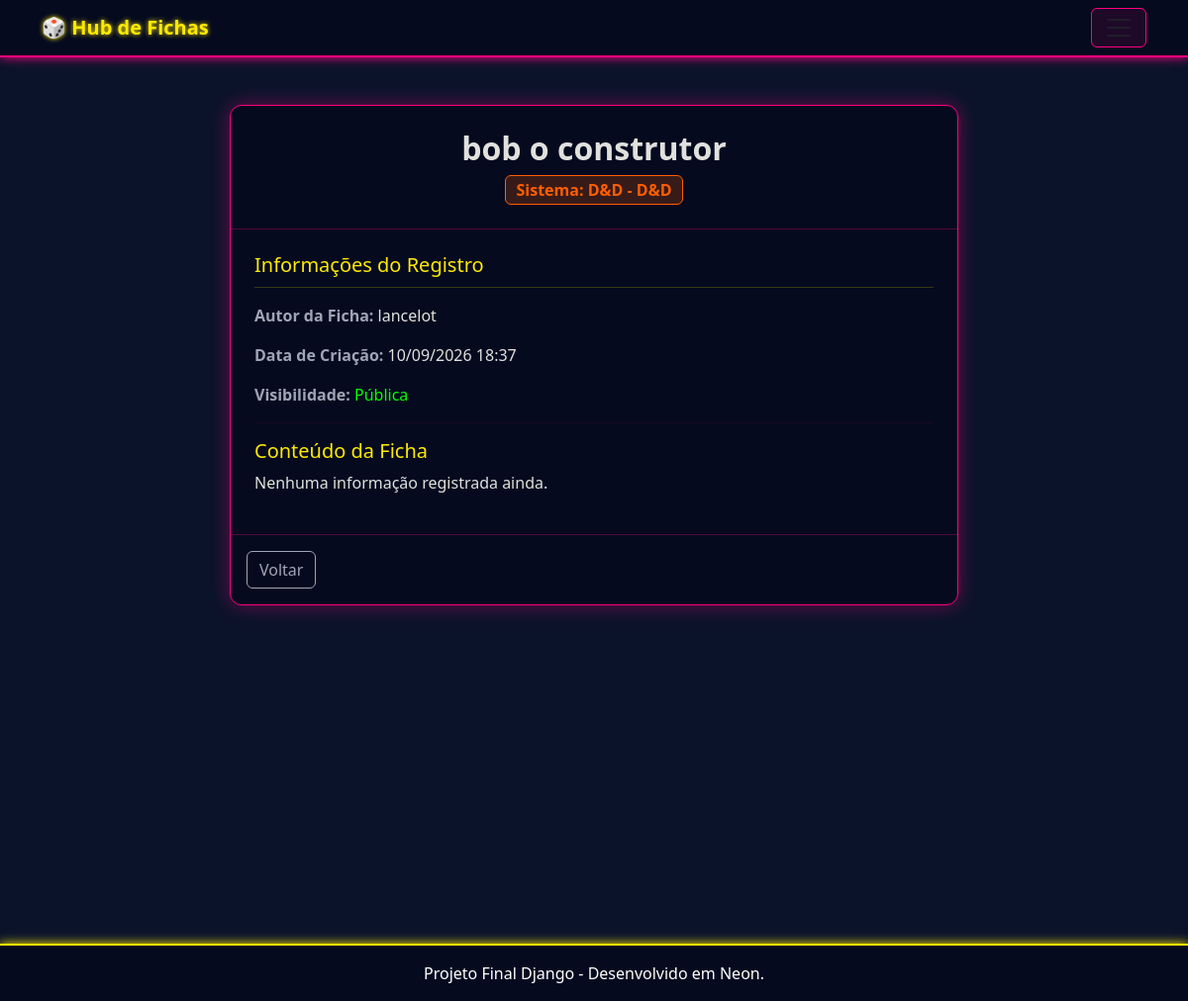
Screenshot of /ficha/3/ with the database file from the repository.
### fichas/models.py (models this page shows, shortened)
class Ficha(models.Model):
    nome_personagem = models.CharField(max_length=150)
    nome_jogo_customizado = models.CharField(
        max_length=100,
        blank=True,
        null=True,
        help_text="Preencha se o Template for 'Customizado'"
    )
    is_publica = models.BooleanField(default=False, help_text="Marque para expor na plataforma")
    template = models.ForeignKey(TemplateJogo, on_delete=models.CASCADE)
    autor = models.ForeignKey(User, on_delete=models.CASCADE)
    data_criacao = models.DateTimeField(auto_now_add=True)

class TemplateJogo(models.Model):
    nome = models.CharField(max_length=100, help_text="Ex: D&D, Zenless Zone Zero, Customizado")
    descricao = models.TextField(blank=True, null=True)

### fichas/views.py (the view)
# urls.py: path('ficha/<int:id>/', views.detalhes_ficha, name='detalhes_ficha'),
def detalhes_ficha(request, id):
    ficha = get_object_or_404(Ficha, id=id)
    return render(request, 'fichas/detalhes_ficha.html', {'ficha': ficha})

### fichas/templates/fichas/detalhes_ficha.html (shortened to what this page needs)
{% extends 'fichas/base.html' %}
{% block conteudo %}
<div class="row justify-content-center mt-5">
    <div class="col-md-8">
        <div class="card" style="background-color: #050a1f; border: 1px solid #ff007f; box-shadow: 0 0 20px rgba(255, 0, 127, 0.4); border-radius: 12px;">
            <div class="card-header text-center py-4" style="border-bottom: 1px solid rgba(255, 0, 127, 0.3);">
                <h2 class="mb-2" style="color: #e0e1dd; font-weight: bold;">{{ ficha.nome_personagem }}</h2>
                <span class="badge fs-6" style="background-color: rgba(255, 94, 0, 0.2); color: #ff5e00; border: 1px solid #ff5e00;">
                    Sistema: {{ ficha.template.nome }}
                    {% if ficha.nome_jogo_customizado %} - {{ ficha.nome_jogo_customizado }}{% endif %}
                </span>
            </div>
            <div class="card-body p-4" style="color: #a0a5b5;">
                <h5 style="color: #ffea00; border-bottom: 1px solid rgba(255, 234, 0, 0.2); padding-bottom: 10px;">Informações do Registro</h5>
                <p class="mt-3"><strong>Autor da Ficha:</strong> <span style="color: #e0e1dd;">{{ ficha.autor.username }}</span></p>
                <p><strong>Data de Criação:</strong> <span style="color: #e0e1dd;">{{ ficha.data_criacao|date:"d/m/Y H:i" }}</span></p>
                <p><strong>Visibilidade:</strong>
                    {% if ficha.is_publica %}
                        <span style="color: #00ff00;">Pública</span>
                    {% else %}
                        <span style="color: #ff003c;">Privada</span>
                    {% endif %}
                </p>
                <hr style="border-color: rgba(255, 0, 127, 0.3);">
                <h5 style="color: #ffea00;">Conteúdo da Ficha</h5>
                <p style="color: #e0e1dd; white-space: pre-line;">{{ ficha.historia_e_status|default:"Nenhuma informação registrada ainda." }}</p>
            </div>
            <div class="card-footer text-center py-3 d-flex justify-content-between" style="border-top: 1px solid rgba(255, 0, 127, 0.3);">
                <a href="{% url 'home' %}" class="btn" style="color: #a0a5b5; border: 1px solid #a0a5b5;">Voltar</a>
            </div>
        </div>
    </div>
</div>
{% endblock %}

### fichas/templates/fichas/base.html (style rules this page uses)
body { background-color: #0b132b; color: #e0e1dd; }

### rows the page displays
Ficha: nome_personagem "bob o construtor", template.nome "D&D", nome_jogo_customizado "D&D", autor.username "lancelot", data_criacao "10/09/2026 18:37"

### other values shown
{{ ficha.historia_e_status|default:"Nenhuma informação registrada ainda." }} "Nenhuma informação registrada ainda."
